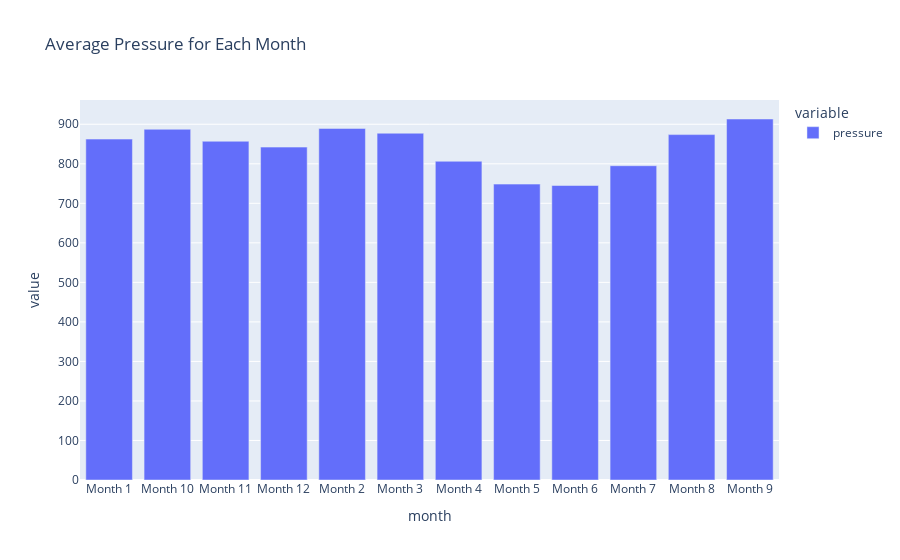

This figure's notebook cell:
### Code cell
# Create a bar chart of the average atmospheric pressure by month
px.bar(avg_pressure, title="Average Pressure for Each Month")

### Figure 1 — Plotly figure (JSON) as saved in the notebook; plotly's stock layout.template omitted (floating-point values rounded to 4 significant figures)
{"data": [{"alignmentgroup": "True", "hovertemplate": "variable=pressure<br>month=%{x}<br>value=%{y}<extra></extra>", "legendgroup": "pressure", "marker": {"color": "#636efa", "pattern": {"shape": ""}}, "name": "pressure", "offsetgroup": "pressure", "orientation": "v", "showlegend": true, "textposition": "auto", "type": "bar", "x": ["Month 1", "Month 10", "Month 11", "Month 12", "Month 2", "Month 3", "Month 4", "Month 5", "Month 6", "Month 7", "Month 8", "Month 9"], "xaxis": "x", "y": [862.5, 887.3, 857.0, 842.2, 889.5, 877.3, 806.3, 748.6, 745.1, 795.1, 873.8, 913.3], "yaxis": "y"}], "layout": {"autosize": true, "barmode": "relative", "legend": {"title": {"text": "variable"}, "tracegroupgap": 0}, "title": {"text": "Average Pressure for Each Month"}, "xaxis": {"anchor": "y", "autorange": true, "domain": [0, 1], "range": [-0.5, 11.5], "title": {"text": "month"}, "type": "category"}, "yaxis": {"anchor": "x", "autorange": true, "domain": [0, 1], "range": [0, 961.4], "title": {"text": "value"}, "type": "linear"}}}
